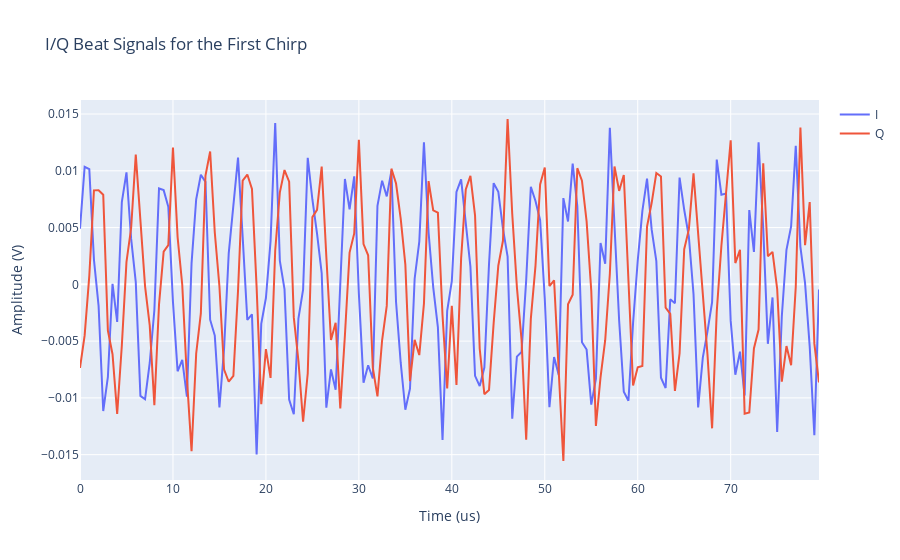

This figure's notebook cell:
### Markdown cell above
_Plot the baseband samples_

### Code cell
import plotly.graph_objs as go

fig = go.Figure()
fig.add_trace(go.Scatter(
    x=timestamp[0, 0, :]*1e6,
    y=np.real(baseband[0, 0, :]),
    name='I',
))
fig.add_trace(go.Scatter(
    x=timestamp[0, 0, :]*1e6,
    y=np.imag(baseband[0, 0, :]),
    name='Q',
))
fig.update_layout(
    title='I/Q Beat Signals for the First Chirp',
    yaxis=dict(title='Amplitude (V)'),
    xaxis=dict(title='Time (us)'),
)
fig.show()

### Figure 1 — Plotly figure (JSON) as saved in the notebook; plotly's stock layout.template omitted (floating-point values rounded to 4 significant figures; data arrays with more than 128 entries replaced by an {"elided": "..."} marker saying what was removed)
{"data": [{"name": "I", "type": "scatter", "x": {"elided": "160 float values"}, "y": {"elided": "160 float values"}}, {"name": "Q", "type": "scatter", "x": {"elided": "160 float values"}, "y": {"elided": "160 float values"}}], "layout": {"title": {"text": "I/Q Beat Signals for the First Chirp"}, "xaxis": {"title": {"text": "Time (us)"}}, "yaxis": {"title": {"text": "Amplitude (V)"}}}}
